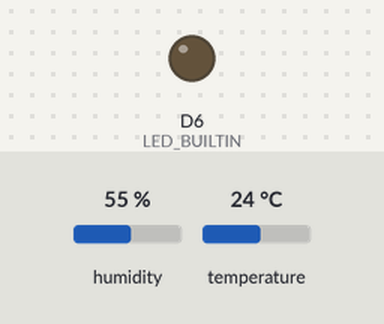
Simulated run of this sketch. Board: Arduino MKR. On the bench: output pins drawn as LEDs (lit = HIGH). Inputs (shaded band) come from the test bench; at power-on: humidity 55 %, temperature 24 °C. WiFi joins after 1.5 s; servers stay silent unless stated; uploads are accepted with an empty reply; what the sketch prints to the serial monitor is not drawn.

Above: at 12.0 s.
At 15.0 s:
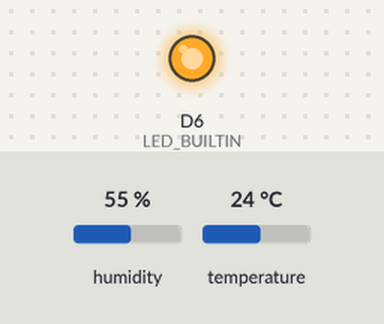
Timing chart, 0 to 16.7 s (numbered marks = the images above):
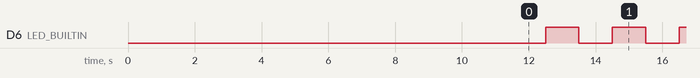

The sketch:

data_logger_temperatura_DHT_MKR1000.ino
```cpp
/*
  Sketch para Arduino MKR1000
  Sonda de temperatura y humedad DHT22
*/

#include <WiFi101.h>
#include <DHT.h>
#include "Timer.h"

#define NUM_ARDUINO 2	//Sustituir X por el numero de Arduino correcto
#define DHTTYPE DHT22   // DHT 22  (AM2302), AM2321
#define DHTPIN 7

char ssid[] = "AndroidAP4628"; //  your network SSID (name)
char pass[] = "password";    // your network password (use for WPA, or use as key for WEP)
int keyIndex = 0;            // your network key Index number (needed only for WEP)

int status = WL_IDLE_STATUS;

char url[] = "www.aprendiendoarduino.com";

WiFiClient client;
WiFiClient client2;

Timer t;
DHT sondaT(DHTPIN, DHTTYPE);

void setup()
{
  sondaT.begin();
  Serial.begin(9600);
  pinMode(LED_BUILTIN, OUTPUT);

  // check for the presence of the shield:
  if (WiFi.status() == WL_NO_SHIELD) {
    Serial.println("WiFi shield not present");
    // don't continue:
    while (true);
  }

  // attempt to connect to Wifi network:
  while (status != WL_CONNECTED) {
    Serial.print("Attempting to connect to SSID: ");
    Serial.println(ssid);
    // Connect to WPA/WPA2 network. Change this line if using open or WEP network:
    status = WiFi.begin(ssid, pass);

    // wait 10 seconds for connection:
    delay(10000);
  }

  Serial.println("Connected to wifi");
  printWifiStatus();

  t.every(10000, grabaDatos);
  t.oscillate(LED_BUILTIN, 1000, LOW);
}

void loop()
{
  String webString = "";
  t.update();
  if (client.available()) {
    Serial.println("Respuesta del Servidor---->");
    while (client.available()) {
      char c = client.read();
      webString += c;
    }
    Serial.println(webString);
    if (webString.indexOf("GRABADOS") > 0) Serial.println("Datos guardados correctamente");
    else Serial.println("Error al guardar los datos");

    client.stop();
  }
}

void grabaDatos() {
  Serial.println("leyendo temperatura... ");

  float h = sondaT.readHumidity();
  // Read temperature as Celsius (the default)
  float t = sondaT.readTemperature();

  // Check if any reads failed and exit early (to try again).
  if (isnan(h) || isnan(t)) {
    Serial.println("Failed to read from DHT sensor!");
    return;
  }

  Serial.print("Temperatura Leida: ");
  Serial.println(t);
  Serial.print("Humedad Leida: ");
  Serial.println(h);

  Serial.println("connecting to server...");
  if (client.connect(url, 80)) {
    Serial.println("connected");
    client.print("GET /servicios/datos/grabaDatos.php?arduino=" + (String)NUM_ARDUINO + "&dato=");
    client.print(t);
    client.println(" HTTP/1.1");
    client.println("Host: www.aprendiendoarduino.com");
    client.println("Connection: close");
    client.println();
  }
  else {
    Serial.println("connection failed");
  }
}

void printWifiStatus() {
  // print the SSID of the network you're attached to:
  Serial.print("SSID: ");
  Serial.println(WiFi.SSID());

  // print your WiFi shield's IP address:
  IPAddress ip = WiFi.localIP();
  Serial.print("IP Address: ");
  Serial.println(ip);

  // print the received signal strength:
  long rssi = WiFi.RSSI();
  Serial.print("signal strength (RSSI):");
  Serial.print(rssi);
  Serial.println(" dBm");
}
```

Measured:
- by itself, D6 (LED_BUILTIN): goes 4 × (HIGH 1.0 s, LOW 1.0 s), HIGH 1.3 s, 54 × (LOW 1.0 s, HIGH 1.0 s), then LOW
- by itself, everything shown: repeats every 8.0 s, in 8 steps
